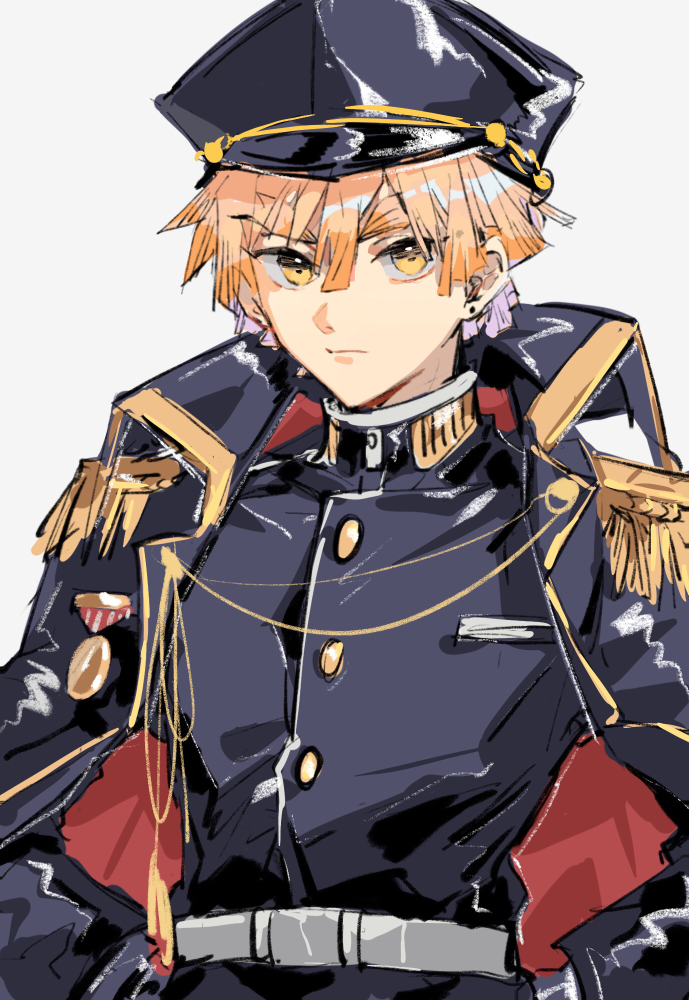
#> input picture captn_zenitsu.jpg, 1378 x 2000 px (shown at 1/2 size)
$ python new_puzzle.py
#> lines starting #> are read from the running program, lines starting #| are printed output that depends on the picture
### noname_puzzle.py
#%%
import numpy as np
import matplotlib.pyplot as plt
import PIL.Image
import matplotlib

# just checking whether git is working


def divide_image(image, blocks_shape):
    '''Divides image into blocks of shape blocks_shape = (H, W)'''
    H, W = blocks_shape
    h, w, l = image.shape
    bH = h // H
    bW = w // W

    blocks = np.empty(blocks_shape + (bH, bW, l), dtype=image.dtype)
    for i in range(H):
        for j in range(W):
            blocks[i, j] = image[i * bH : (i + 1) * bH, j * bW : (j + 1) * bW]
    return blocks

def join_image(blocks, status):
    '''Joins image block according to the status matrix.'''
    H, W, bH, bW, l = blocks.shape
    h = bH * H
    w = bW * W

    image = np.zeros((h, w, l), dtype=blocks.dtype)
    for i in range(H):
        for j in range(W):
            b = status[i, j]
            if b > 0:
                bi = b//W
                bj = b%W
                image[i * bH : (i + 1) * bH, j * bW : (j + 1) * bW] = blocks[bi, bj]
    return image

# [4 lines left out: function shuffle_status, not called in this run]


def initiate_status(blocks_shape):
    '''Initiates status matrix acoording to the blocks shape = (H, M).'''
    H, W = blocks_shape
    status = np.arange(H*W).reshape((H, W))
    return status


# [28 lines left out: function move_status, not called in this run]


def noname_puzzle(image, H, W=None):
    '''Main function for noname puzzle.'''

    # [51 lines left out: functions simulate_swapping_status, update_display, key_press, not called in this run]

    if W is None:
        W = H

    image = np.array(image)  # such that image also can be PIL image

    blocks = divide_image(image, (H, W))
    H, W, bH, bW, l = blocks.shape

    status = initiate_status((H, W))
    ds = False  # no status show to begin with
    swapping = False  # to keep track of swapping

    fig, ax = plt.subplots()
    ax.imshow(join_image(blocks, status))
    fig.canvas.mpl_connect('key_press_event', key_press)
    plt.axis('off')
    plt.show()

# [5 lines that do not run on import are left out]

# %%

### new_puzzle.py
#%%

import matplotlib
import matplotlib.pyplot as plt
import PIL
import noname_puzzle

matplotlib.use('Qt5Agg')  # choose a suitable backend

image = PIL.Image.open('captn_zenitsu.jpg')
#> image is the input picture: PIL image 1378x2000 RGB; mean R, G, B 133.4, 121.3, 123.2

image = image.resize((int(0.5 * s) for s in image.size))
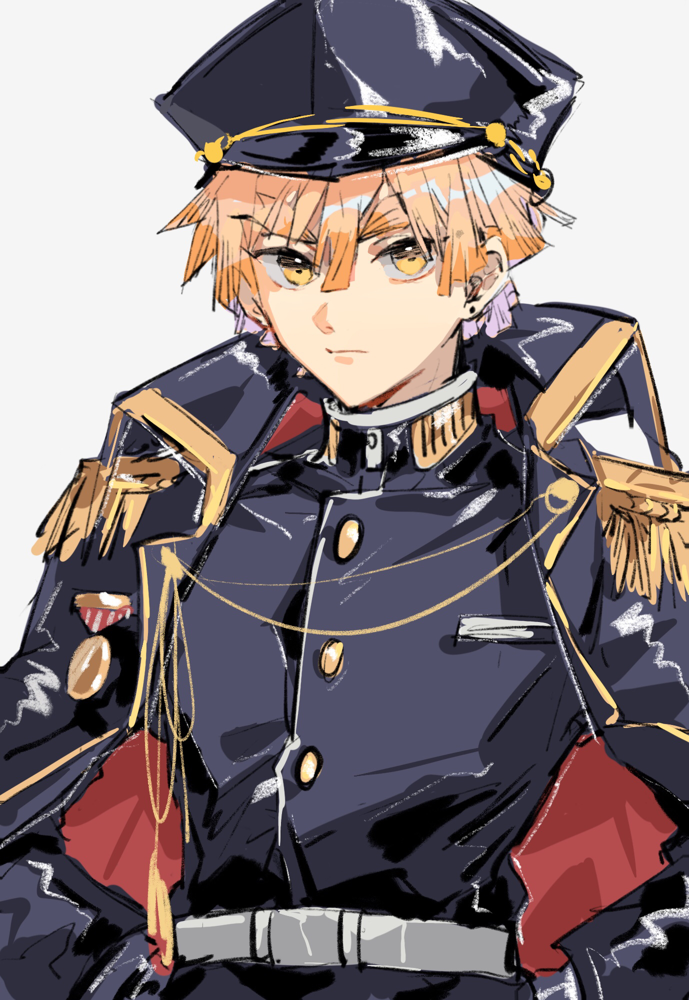
#> image: PIL image 689x1000 RGB; mean R, G, B 133.4, 121.3, 123.2
noname_puzzle.noname_puzzle(image, 4, 3)
#> after the loop in join_image, `for i in range(H):`:
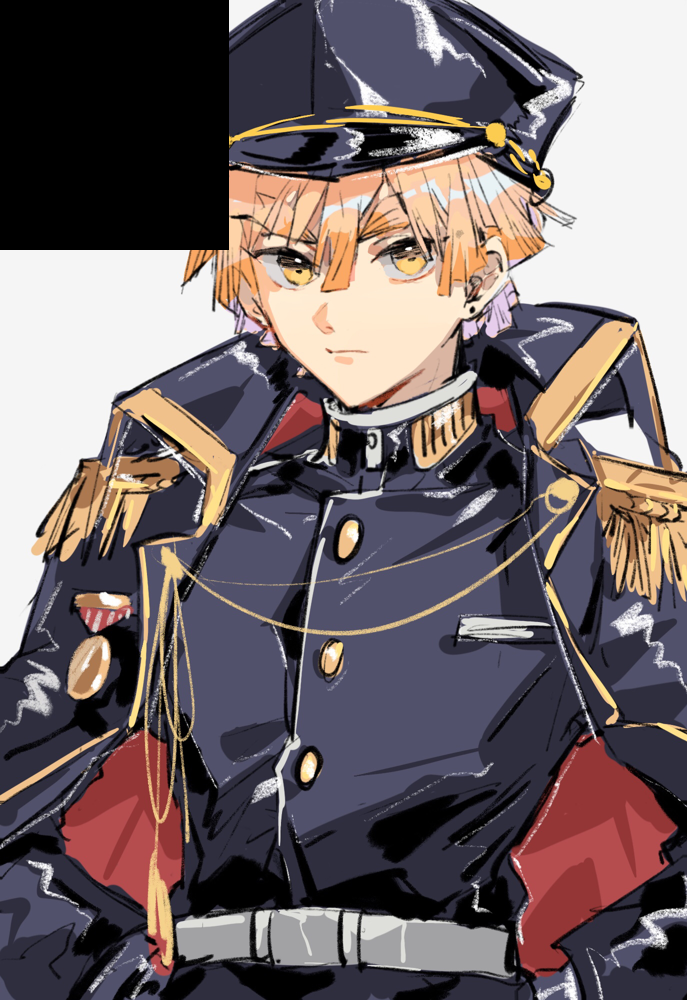
#> image: shape (1000, 687, 3); mean of channels 0, 1, 2 114.6, 102.7, 104.7; drawn as R, G, B
# %%
